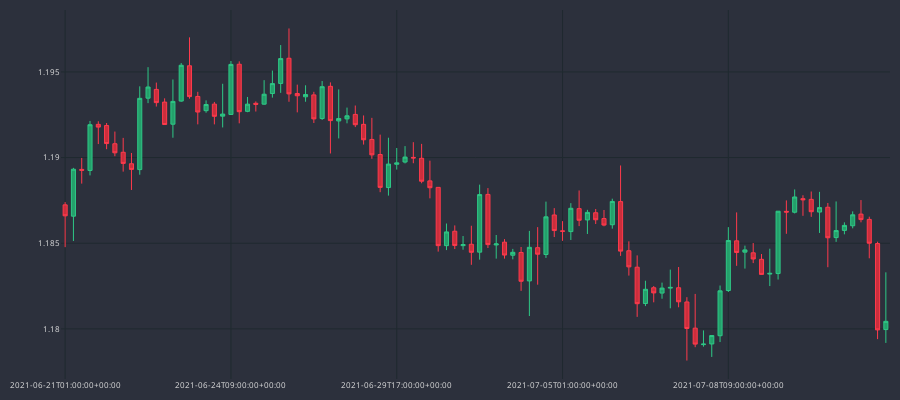

Write notebook code for a chart like this one.
### Code cell
fig = go.Figure()
fig.add_trace(go.Candlestick(
    x=df_plot.time,
    open=df_plot.mid_o,
    high=df_plot.mid_h,
    low=df_plot.mid_l,
    close=df_plot.mid_c,
    line=dict(width=1),
    opacity=1,
    increasing_fillcolor='#24A06B',
    decreasing_fillcolor='#CC2E3C',
    increasing_line_color='#2EC886',
    decreasing_line_color='#FF3A4C'
))

fig.update_yaxes(gridcolor='#1f292f')
fig.update_xaxes(
    gridcolor='#1f292f',
    rangeslider=dict(visible=False),
    type='category',
    nticks=5
    )
fig.update_layout(
    width=900,
    height=400,
    margin=dict(l=10,r=10,b=10,t=10),
    paper_bgcolor='#2c303c',
    plot_bgcolor='#2c303c',
    font=dict(size=8,color='#e1e1e1')
)
